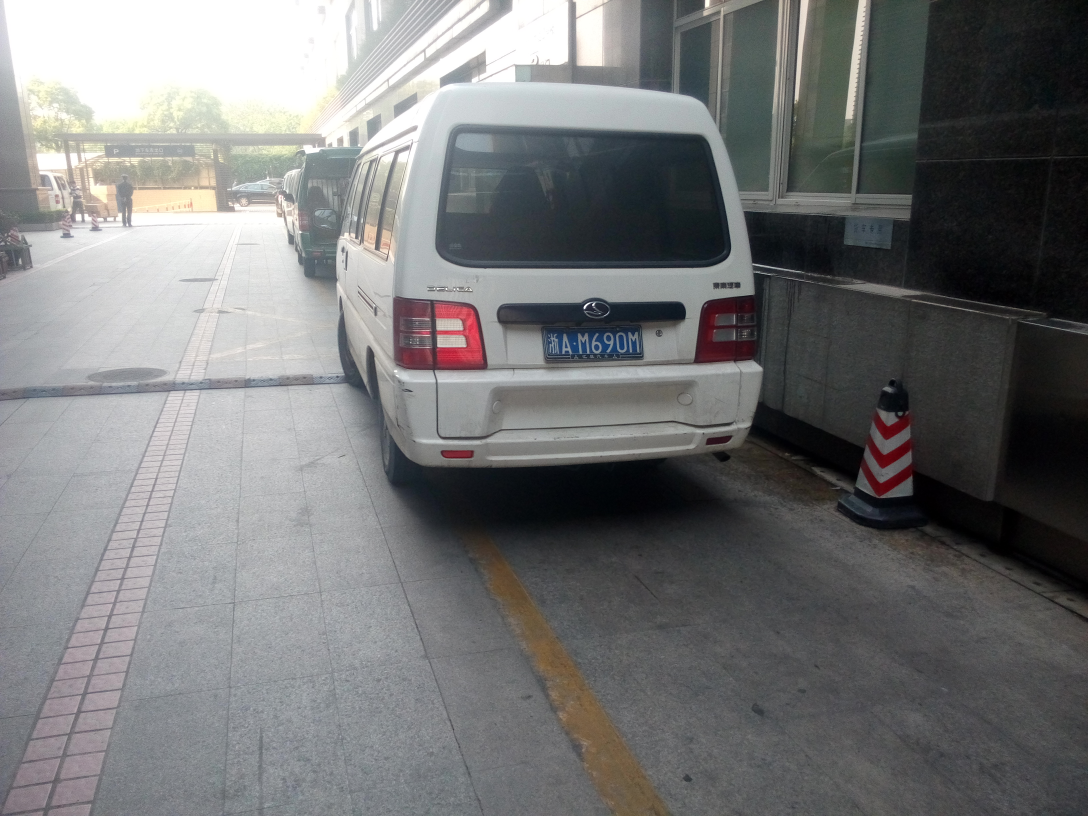
#> input picture lpra/test/test10.jpg, 3264 x 2448 px (shown at 1/3 size); its folder holds 5 pictures in this run
$ python main.py   (older library calls are emulated)
#> lines starting #> are read from the running program, lines starting #| are printed output that depends on the picture; after the words box and inside, x2 and y2 are one past the last pixel; in counts of white or black regions, pixels touching at a corner belong together
### lpra/ocr.py
import os
import cv2
import random
import numpy as np

class SVM(object):
    def __init__(self, fn):
#> called with fn = './param/chars2.svm'
        self.fn = fn
        if os.path.exists(self.fn):
            self.model = cv2.ml.SVM_load(self.fn)
        else:
            self.model = cv2.ml.SVM_create()

    # [4 lines left out: function train, not called in this run]

    def predict(self, samples):
        _, pred = self.model.predict(samples)
        return pred.ravel()

class Reader(object):
    def __init__(self) -> None:
        self.svms2 = SVM('./param/chars2.svm')
        self.svmsChinese = SVM('./param/chars2Chinese.svm')
        self.groups2 = np.load('./param/chars2.npy')
#> (reads lpra/param/chars2.npy from the repository)
        self.groupsChinese = np.load('./param/charsChinese.npy')
#> (reads lpra/param/charsChinese.npy from the repository)


    def recognize_alnum(self, img) -> str:
        ret = self.svms2.predict(img.reshape((1, -1)).astype('float32')).astype('int32')
        return self.groups2[ret]

    def recognize_chinese(self, img) -> str:
        ret = self.svmsChinese.predict(img.reshape((1, -1)).astype('float32')).astype('int32')
        return self.groupsChinese[ret]

# [31 lines left out: function test, not called in this run]


# [8 lines that do not run on import are left out]

### lpra/main.py
import cv2
import sys
import ocr
import numpy as np
import matplotlib.pyplot as plt


def display(window, img, width, block=False):
    """Display an opencv image."""
    cv2.namedWindow(window, cv2.WINDOW_NORMAL)
    cv2.resizeWindow(window, width, (int)(width * img.shape[0] / img.shape[1]))
    cv2.imshow(window, img)
    if block:
        cv2.waitKey(0)
        cv2.destroyAllWindows()


def close_op(img, size):
    """Morphological closing operation."""
    pre_element = cv2.getStructuringElement(cv2.MORPH_RECT, (2, 2))
    ero_element = cv2.getStructuringElement(cv2.MORPH_RECT, (size, (int)(size / 8)))
    dil_element = cv2.getStructuringElement(cv2.MORPH_RECT, (size, (int)(size / 6)))
    pre = cv2.erode(img, pre_element, iterations=1)
    dil = cv2.dilate(pre, dil_element, iterations=1)
    ero = cv2.erode(dil, ero_element, iterations=1)
    return ero


def close_op_y(img, size):
    ero_element = cv2.getStructuringElement(cv2.MORPH_RECT, ((int)(size / 8), size))
    dil_element = cv2.getStructuringElement(cv2.MORPH_RECT, ((int)(size / 6), size))
    dil = cv2.dilate(img, dil_element, iterations=1)
    ero = cv2.erode(dil, ero_element, iterations=1)
    return ero


def check_plate(img, rect):
    """Check for license plates. Not implemented."""
    return True


def draw_rect(img, rect):
    """Draws a rectangle in the image."""
    box = cv2.boxPoints(rect)
    box = np.int0(box)
    return cv2.polylines(img, [box], isClosed=True, color=(0, 0, 255), thickness=1)


def scale_rect(rect, scale=1.0):
    """Scale the rectangle area."""
    rect = list(rect)
    scale = scale * rect[1][0] - rect[1][0]
    rect[1] = [x + scale for x in rect[1]]
    return rect


def getBlueChannel(img):
    """Get the blue and green channels of the image."""
    hsv = cv2.cvtColor(img, cv2.COLOR_BGR2HSV)
    lower = np.array([40, 88, 40])
    upper = np.array([124, 255, 255])
    mask = cv2.inRange(hsv, lower, upper)

    _, s, _ = cv2.split(hsv)
    img = cv2.bitwise_and(s, s, mask=mask)
    return img


def adjust_box(img, box):
    """Adjust the license plate area."""
    pts = np.array(np.where(img > 0)).T
    pts[:, [0, 1]] = pts[:, [1, 0]]
    new_box = []
    for corner in box:
        new_box.append(list(pts[np.argmin([np.linalg.norm(pt - corner) for pt in pts])]))
    new_box = np.array(new_box)
    new_box[0][0] -= 3
    new_box[3][0] -= 3
    return new_box


def box_normalize(box):
    box = box[np.argsort(box[:, 1])]
    if box[0][0] > box[1][0]:
        box[[0, 1], :] = box[[1, 0], :]
    if box[2][0] < box[3][0]:
        box[[2, 3], :] = box[[3, 2], :]
    return box


def extract_plate(src, rect):
    """Extract the license plate from the rectangular area."""
    rect = scale_rect(rect, 1.2)

    """Crop out the rectangular area"""
    img = np.zeros_like(src).astype('uint8')
    box = np.int0(cv2.boxPoints(rect))
    box = box_normalize(box)
    img = cv2.fillPoly(img, [box], (255, 255, 255))
    cv2.copyTo(src, img, img)

    """Some preprocessing operations"""
    img = getBlueChannel(img)
    img = cv2.GaussianBlur(img, (3, 3), 0, 0, cv2.BORDER_DEFAULT)
    th = np.mean(img) + (np.max(img) - np.mean(img)) * 0.4
    _, img = cv2.threshold(img, th, 255, cv2.THRESH_BINARY)
    img = close_op(img, 32)

    """Adjust the plates area"""
    cv2.polylines(src, [box], isClosed=True, color=(0, 0, 255), thickness=1)
    box = adjust_box(img, box)
    # cv2.polylines(src, [box], isClosed=True, color=(0, 0, 255), thickness=1)

    """Correct the distortion by perspective transformation"""
    box = box.astype('float32')

    M = cv2.getPerspectiveTransform(box, np.float32([[0, 0], [179, 0], [179, 59], [0, 59]]))
    plate = cv2.warpPerspective(src, M, (180, 60))

    return plate


def plot_data(data):
    """Plot data"""
    x = np.linspace(0, len(data), len(data))
    plt.plot(x, data)
    plt.show()


def calc_potential(img):
    """Calculate the potential energy."""
    sum = np.sum(img, 0)
    pot = np.zeros_like(sum)
    p, rp = 0, 0
    for i in range(len(sum)):
        """Linearly increase exponential decay"""
        p = p + sum[i] if sum[i] else p / 5
        rp = rp + sum[len(sum) - i - 1] if sum[len(sum) - i - 1] else rp / 5
        pot[i] += p
        pot[len(sum) - i - 1] += rp
    # plot_data(pot)
    return pot


def adjust_vision(img):
    """Adjust the field of view size to better match."""
    # display('ch', img, 100, block=True)
    sum = np.sum(img, 1)
    up, down = -1, -1
    for i in range(len(sum)):
        if sum[i] > 512:
            if up == -1:
                up = i
            down = i
    height = down - up + 1
    img = img[up : down + 1, :]
    img = cv2.resize(img, ((int)(img.shape[1] * 1.2), height))
    padding = height - img.shape[1]
    left = (int)(padding / 2)
    right = (int)(padding - left)
    img = np.hstack((np.zeros((height, left)), img))
    img = np.hstack((img, np.zeros((height, right))))
    img = cv2.resize(img, (20, 20))
    return img


def plate_split(img):
    """Split characters by potential energy."""
    pot = calc_potential(img)
    limitpot = np.mean(pot) * 0.5
    bound = []
    left = 0
    for i in range(len(pot) - 1):
        if pot[i] < limitpot and pot[i + 1] >= limitpot:
            left = i
        elif pot[i] >= limitpot and pot[i + 1] < limitpot:
            bound.append([left, i])
            left = 0
    if left != 0:
        bound.append([left, len(pot - 1)])
    return bound


def plate_cut_text(img):
    sum = np.sum(img, 1)
    limit = np.mean(sum) * 0.2
    bound = []
    start = 0
    for i in range(len(sum) - 1):
        if sum[i] < limit and sum[i + 1] >= limit:
            start = i
        elif sum[i] >= limit and sum[i + 1] < limit:
            bound.append([start, i])
            start = 0
    if start != 0:
        bound.append([start, len(sum - 1)])
    up, down = 0, 0
    for b in bound:
        if b[1] - b[0] > down - up:
            up = b[0]
            down = b[1]

    return img[up : down + 1, :]


reader = ocr.Reader()


def plate_recognition(plate):
    """Core license plate recognition algorithm."""
    img = cv2.cvtColor(plate, cv2.COLOR_BGR2GRAY)
    th = np.mean(img) + (np.max(img) - np.mean(img)) * 0.2
    _, img = cv2.threshold(img, th, 255, cv2.THRESH_BINARY)
    img = plate_cut_text(img)
    display('plate th', img, 360)
    bound = plate_split(img)
    plate_res = []
    for b in bound:
        if b[1] - b[0] > 5 and b[1] - b[0] < 28:
            if len(plate_res) == 0:
                ch = reader.recognize_chinese(adjust_vision(img[:, b[0] : b[1] + 1]))[0]
            else:
                ch = reader.recognize_alnum(adjust_vision(img[:, b[0] : b[1] + 1]))[0]
            plate_res.append(ch)
    return plate_res


if __name__ == '__main__':
    """Get the source image"""
    if len(sys.argv) > 1:
        src = cv2.imread('./test/' + sys.argv[1])
    else:
        src = cv2.imread('./test/test10.jpg')
#> src is the input picture: shape (2448, 3264, 3); mean B, G, R 118.5, 118, 117.3

    """Extract the blue channel"""
    hsv = cv2.cvtColor(src, cv2.COLOR_BGR2HSV)
#> hsv: shape (2448, 3264, 3); mean H, S, V 81.8, 23.1, 121.5
    h, s, v = cv2.split(hsv)
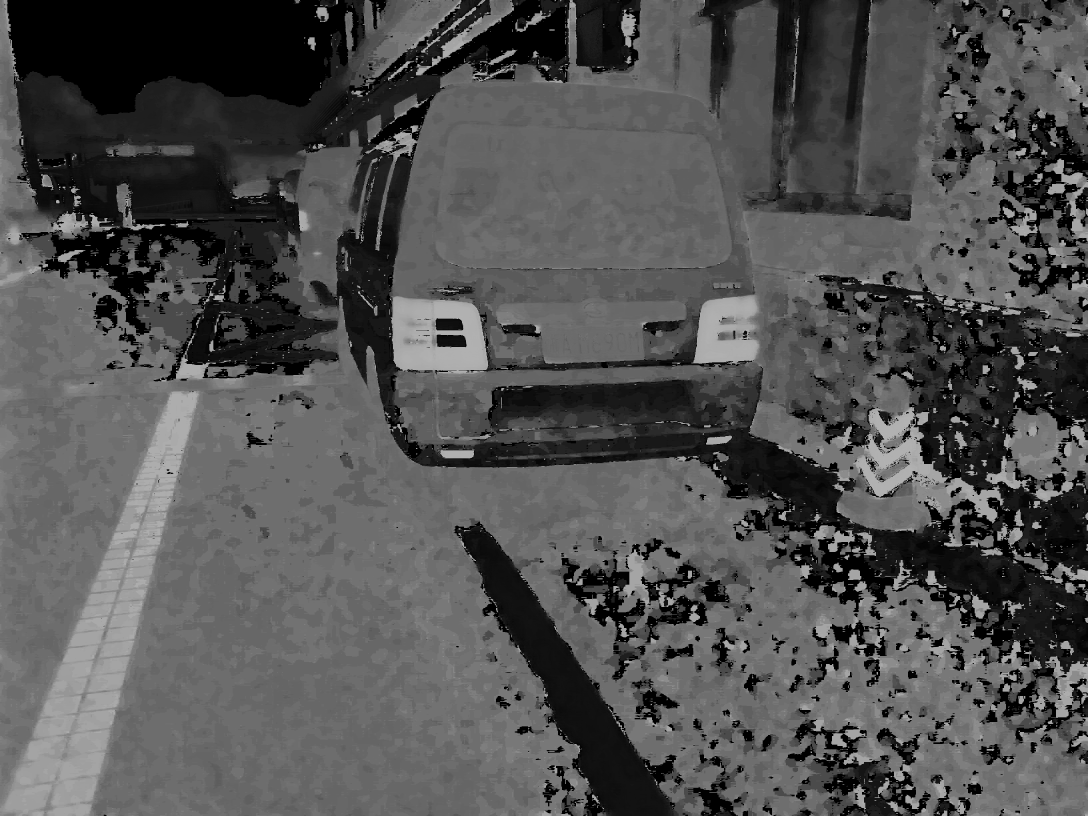
#> h: shape (2448, 3264) (shown at 1/3 size); min 0, max 179, mean 81.8
    lower = np.array([100, 90, 40])
    upper = np.array([124, 255, 255])
    mask = cv2.inRange(hsv, lower, upper)
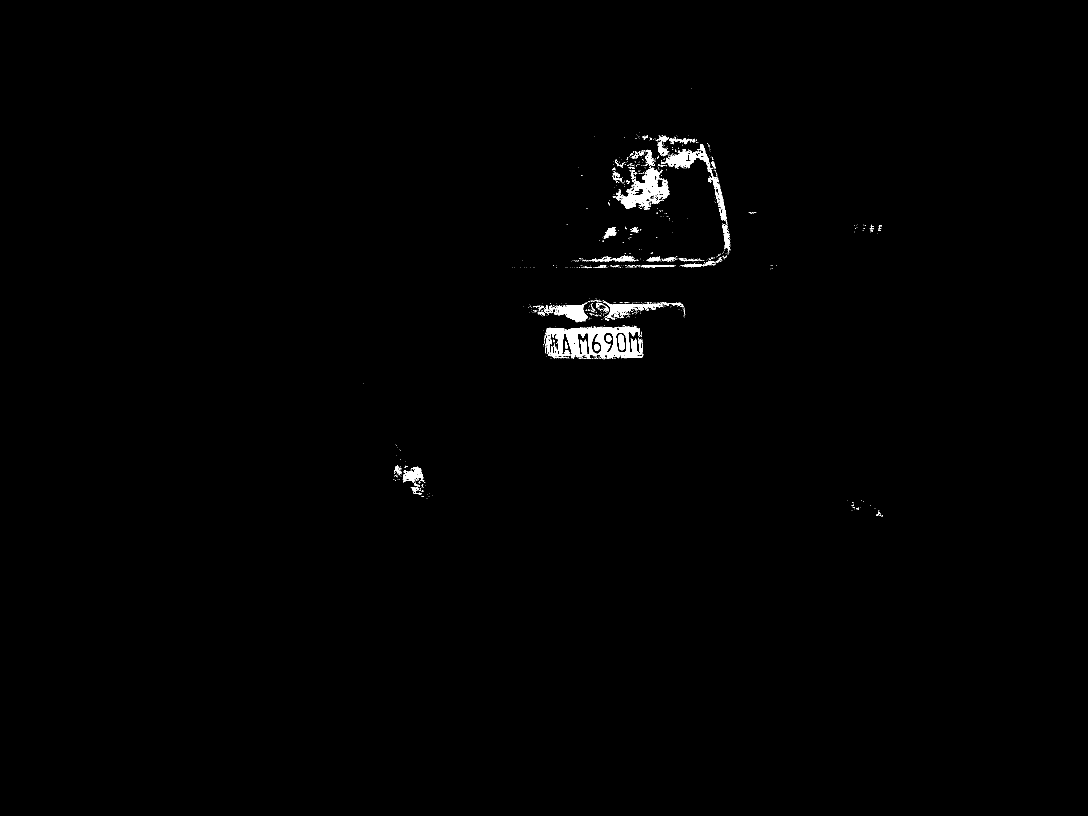
#> mask: shape (2448, 3264) (shown at 1/3 size); 0.6% white; 1112 white regions (1015 under 20 px), largest, box (x1, y1, x2, y2) and area: (1637, 979, 1925, 1076) 14556, (1862, 503, 2008, 629) 7097, (1660, 909, 1764, 967) 3003
    img = cv2.bitwise_and(s, s, mask=mask)

    """Preprocess"""
    img = cv2.equalizeHist(img)
    img = cv2.GaussianBlur(img, (3, 3), 0, 0, cv2.BORDER_DEFAULT)

    """Detect the texture in the image"""
    flipped = cv2.flip(img, 1)
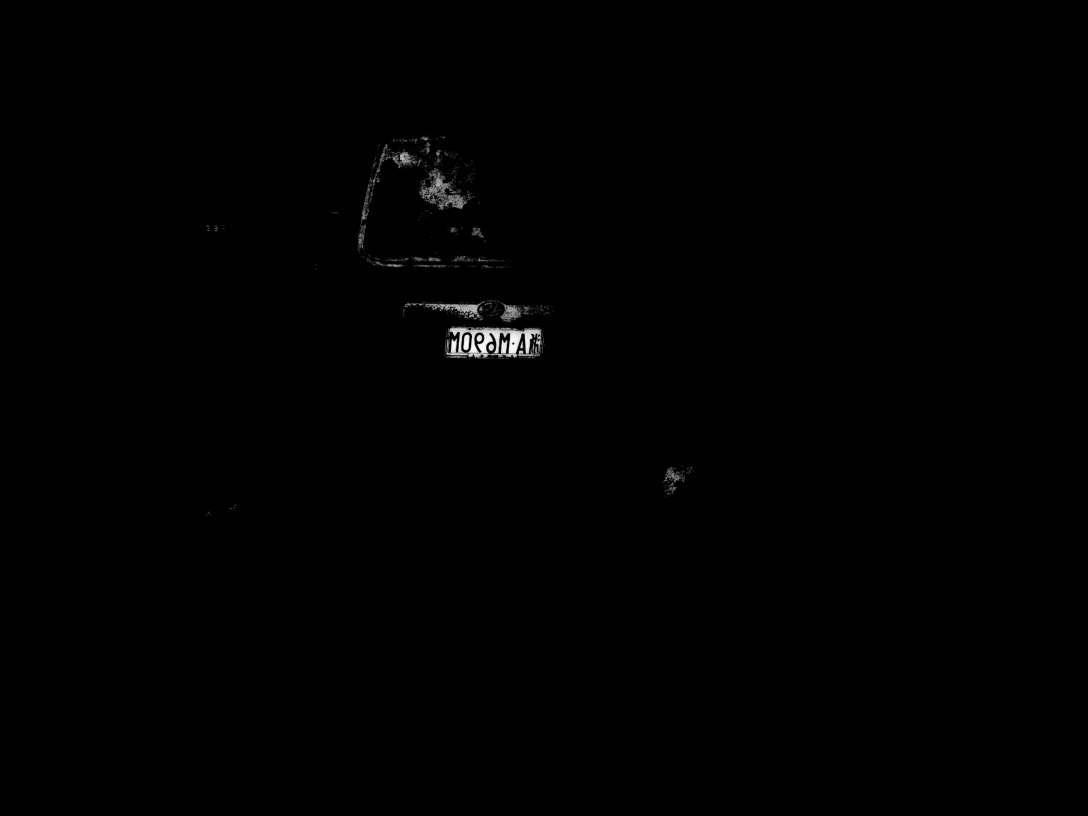
#> flipped: shape (2448, 3264) (shown at 1/3 size); min 0, max 254, mean 0.8
    sobel1 = cv2.Sobel(img, cv2.CV_8U, 1, 0, ksize=3)
    sobel2 = cv2.flip(cv2.Sobel(flipped, cv2.CV_8U, 1, 0, ksize=3), 1)
    img = sobel1 / 2 + sobel2 / 2
    img = img.astype('uint8')

    """Thresholding"""
    th = np.mean(img) + (np.max(img) - np.mean(img)) * 0.6
#> th = 76.38
    ret, img = cv2.threshold(img, th, 255, cv2.THRESH_BINARY)
#> img: shape (2448, 3264); 0.2% white in thin lines or dots, all inside (x1, y1, x2, y2) = (1182, 409, 2645, 1545)
#> ret = 76

    """Morphological closed operation"""
    img = close_op(img, 36)
#> in close_op, `pre = cv2.erode(img, pre_element, iterations=1)`: pre: shape (2448, 3264); 0.08% white in thin lines or dots, all inside (x1, y1, x2, y2) = (1197, 411, 2645, 1539)
#> in close_op, `dil = cv2.dilate(pre, dil_element, iterations=1)`: dil: shape (2448, 3264); 1.2% white; 28 white regions, largest, box (x1, y1, x2, y2) and area: (1616, 979, 1949, 1078) 28796, (1938, 432, 2201, 673) 16734, (1832, 512, 2025, 630) 14263
#> in close_op, `ero = cv2.erode(dil, ero_element, iterations=1)`:
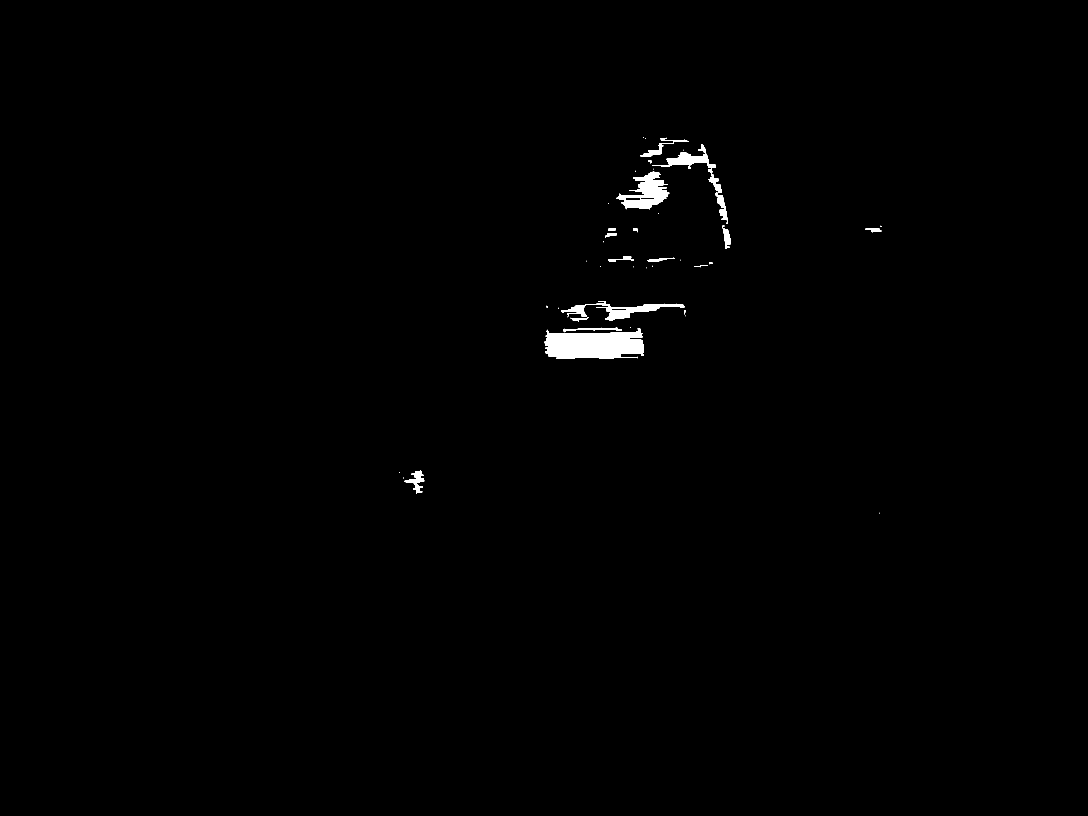
#> ero: shape (2448, 3264) (shown at 1/3 size); 0.59% white; 44 white regions (22 under 20 px)

    contours, _ = cv2.findContours(img, cv2.RETR_EXTERNAL, cv2.CHAIN_APPROX_SIMPLE)
#> contours = 44 contours, 23 with area under 20; largest, box (x1, y1, x2, y2) and area: (1634, 985, 1932, 1077) 20146, (1850, 514, 2008, 629) 8354, (1683, 903, 2054, 962) 5288, (1956, 456, 2166, 578) 3846, (1214, 1410, 1273, 1482) 1238
    for contour in contours:
        area = cv2.contourArea(contour)
        if area < 200 or area > 50000:
            continue

        rect = cv2.minAreaRect(contour)
        if rect[1][0] * rect[1][1] < 666 or area < rect[1][0] * rect[1][1] * 0.6:
            continue

        dy, dx = contour.flatten().reshape(contour.shape[0], -1).T.ptp(1)
        cwb = rect[1][1] / rect[1][0] if rect[1][1] > rect[1][0] else rect[1][0] / rect[1][1]
        if dy < dx or cwb < 2.5 or cwb > 6:
            continue

        if not check_plate(src, rect):
            continue

        plate = extract_plate(src, rect)
        display('plate', plate, 360)

#> (the run stopped early here; a loop or call above may not have finished)
